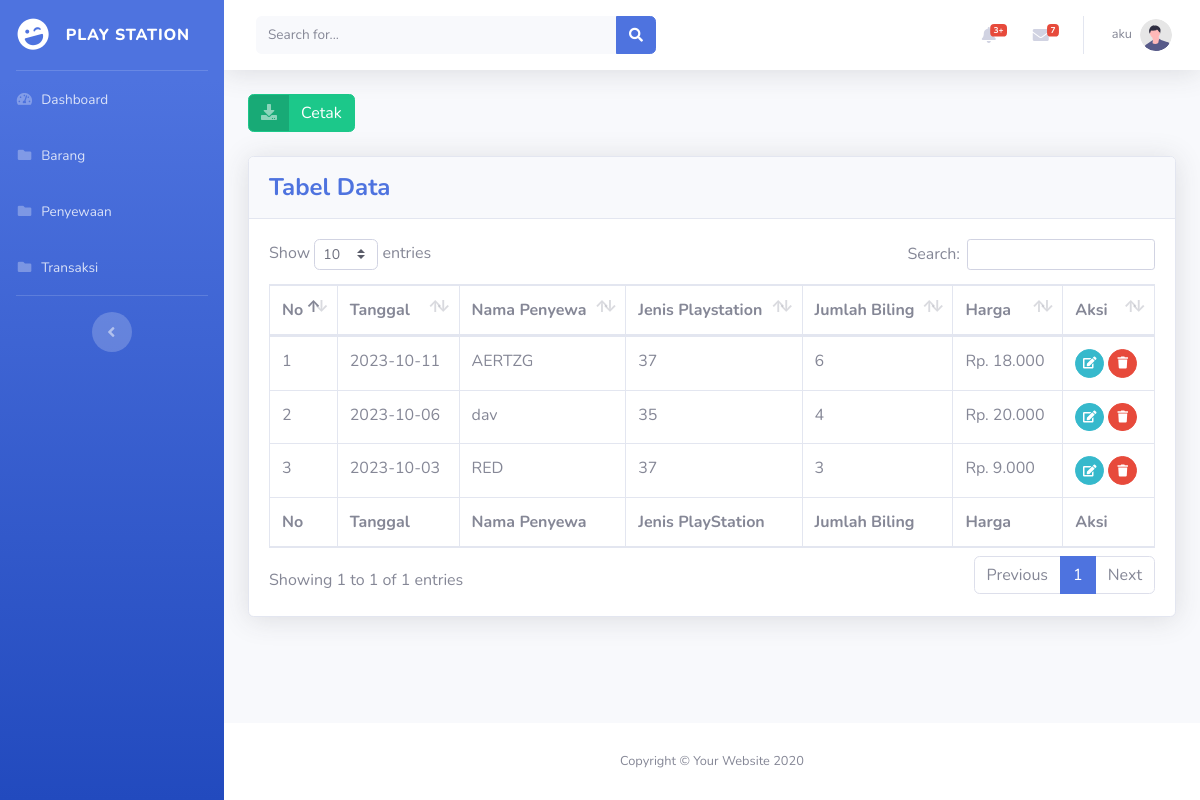
/views/Transaksi.php (signed in), run on the app's committed database.
### tables this page shows
CREATE TABLE `transaksi` (
  `id` int(11) NOT NULL,
  `tanggal` date NOT NULL,
  `nama_penyewa` varchar(150) NOT NULL,
  `jenis_playstation` varchar(150) NOT NULL,
  `jumlah_biling` int(11) NOT NULL,
  `harga` int(100) NOT NULL
);

### controllers/c_koneksi.php (called while the page is built)
<?php
    class c_koneksi{
        public function conn(){
             $conn = mysqli_connect('localhost', 'root','','playstation');
             if (!$conn){
                die("koneksi gagal:" . mysqli_connect_error());
             }else{
                return $conn;
             }
        }
    }
?>

### controllers/c_transaksi.php (called while the page is built, shortened)
<?php
include_once "c_koneksi.php";
class c_transaksi
{
    public function read()
    {
        $conn = new c_koneksi();
        $query = "SELECT * FROM transaksi ORDER BY id DESC";
        $data = mysqli_query($conn->conn(), $query);
        while ($row = mysqli_fetch_object($data)) {
            $rows[] = $row;
        }
        if (!empty($rows)) {
            return $rows;
        }
    }
}

### views/transaksi.php (the view, shortened to what this page needs)
<?php
include "../controllers/c_transaksi.php";
$data = $_SESSION['data'];
$nama = $_SESSION['nama'] = $data['nama'];
$role = $_SESSION['role'] = $data['role'];
include_once "template/header.php";
include_once "template/sidebar.php";
$baru = new c_transaksi();
?>
<div id="content-wrapper" class="d-flex flex-column">
    <div id="content">
        <nav class="navbar navbar-expand navbar-light bg-white topbar mb-4 static-top shadow">
            <form class="d-none d-sm-inline-block form-inline mr-auto ml-md-3 my-2 my-md-0 mw-100 navbar-search">
                <div class="input-group">
                    <input type="text" class="form-control bg-light border-0 small" placeholder="Search for..." aria-label="Search" aria-describedby="basic-addon2">
                    <div class="input-group-append">
                        <button class="btn btn-primary" type="button">
                            <i class="fas fa-search fa-sm"></i>
                        </button>
                    </div>
                </div>
            </form>
            <ul class="navbar-nav ml-auto">
                <li class="nav-item dropdown no-arrow mx-1">
                    <a class="nav-link dropdown-toggle" href="#" id="alertsDropdown" role="button" data-toggle="dropdown" aria-haspopup="true" aria-expanded="false">
                        <i class="fas fa-bell fa-fw"></i>
                        <span class="badge badge-danger badge-counter">3+</span>
                    </a>
                </li>
                <li class="nav-item dropdown no-arrow mx-1">
                    <a class="nav-link dropdown-toggle" href="#" id="messagesDropdown" role="button" data-toggle="dropdown" aria-haspopup="true" aria-expanded="false">
                        <i class="fas fa-envelope fa-fw"></i>
                        <span class="badge badge-danger badge-counter">7</span>
                    </a>
                </li>
                <li class="nav-item dropdown no-arrow">
                            <a class="nav-link dropdown-toggle" href="#" id="userDropdown" role="button"
                                data-toggle="dropdown" aria-haspopup="true" aria-expanded="false">
                                <span class="mr-2 d-none d-lg-inline text-gray-600 small"><?= $nama; ?></span>
                                <img class="img-profile rounded-circle"
                                    src="../assets/img/undraw_profile.svg">
                            </a>
                </li>
            </ul>
        </nav>
        <div class="container-fluid">
            <div style="text-align: left;">
                <a href="laporan.php" target="_blank" class="btn btn-success btn-icon-split">
                    <span class="icon text-white-50">
                        <i class="fas fa-download"></i>
                    </span>
                    <span class="text">Cetak</span>
                </a>
            </div>
            <br>
            <div class="card shadow mb-4">
                <div class="card-header py-3">
                    <h4 class="m-0 font-weight-bold text-primary">Tabel Data</h4>
                </div>
                <div class="card-body">
                    <div class="table-responsive">
                        <table class="table table-bordered" id="dataTable" width="100%" cellspacing="0">
                            <thead>
                                <tr>
                                    <th>No</th>
                                    <th>Tanggal</th>
                                    <th>Nama Penyewa</th>
                                    <th>Jenis Playstation</th>
                                    <th>Jumlah Biling</th>
                                    <th>Harga</th>
                                    <th>Aksi</th>
                                </tr>
                            </thead>
                            <tfoot>
                                <tr>
                                    <th>No</th>
                                    <th>Tanggal</th>
                                    <th>Nama Penyewa</th>
                                    <th>Jenis PlayStation</th>
                                    <th>Jumlah Biling</th>
                                    <th>Harga</th>
                                    <th>Aksi</th>
                                </tr>
                            </tfoot>
                            <?php $i = 1; ?>
                            <tbody>
                                <?php if (empty($baru->read())) { ?>
<tr>
    <td></td>
    <td></td>
    <td></td>
   <td>
        <h4>Data Kosong</h4 >
    </td>
    <td></td>
    <td></td>
</tr>
                                  <?php }else{  ?>
                            <?php foreach ($baru->read() as $read) : ?>
                                <tr>
                                        <td><?= $i; ?></td>
                                        <td><?= $read->tanggal ?></td>
                                        <td><?= $read->nama_penyewa ?></td>
                                        <td><?= $read->jenis_playstation?></td>
                                        <td><?= $read->jumlah_biling?></td>
                                        <td><?= 'Rp. ' . number_format($read->harga, 0, '', '.'); ?></td>
                                        <td>
                                            <a href="edit_transaksi.php?id=<?= $read->id ?>" class="btn btn-info btn-circle btn-sm">
                                                <i class="fas fa-edit"></i>
                                            </a>
                                            <a href="../routers/r_transaksi.php?id=<?= $read->id ?>&aksi=delete" onclick="return confirm('Yakin ingin menghapus data ini?')" class="btn btn-danger btn-circle btn-sm">
                                                <i class="fas fa-trash"></i>
                                            </a>
                                        </td>
                                    </tr>
                                    <?php $i++; ?>
                                </tbody>
                            <?php endforeach; ?>
                            <?php } ?>
                        </table>
                    </div>
                </div>
            </div>
        </div>
    </div>
    <footer class="sticky-footer bg-white">
        <div class="container my-auto">
            <div class="copyright text-center my-auto">
                <span>Copyright &copy; Your Website 2020</span>
            </div>
        </div>
    </footer>
</div>
</div>
<?php include_once "template/footer.php" ?>

### views/template/header.php (shortened to what this page needs)
<!DOCTYPE html>
<html lang="en">
<head>
    <link href="../assets/vendor/fontawesome-free/css/all.min.css" rel="stylesheet" type="text/css">
    <link href="../assets/css/sb-admin-2.min.css" rel="stylesheet">
    <link href="../assets/vendor/datatables/dataTables.bootstrap4.min.css" rel="stylesheet">
</head>

### views/template/sidebar.php (shortened to what this page needs)
<body id="page-top">
<div id="wrapper">
    <ul class="navbar-nav bg-gradient-primary sidebar sidebar-dark accordion" id="accordionSidebar">
        <a class="sidebar-brand d-flex align-items-center justify-content-center" href="index.html">
            <div class="sidebar-brand-icon rotate-n-15">
                <i class="fas fa-laugh-wink"></i>
            </div>
            <div class="sidebar-brand-text mx-3">PLAY STATION</div>
        </a>
        <hr class="sidebar-divider my-0">
        <li class="nav-item">
            <a class="nav-link" href="home.php">
                <i class="fas fa-fw fa-tachometer-alt"></i>
                <span>Dashboard</span></a>
        </li>
                <?php if ($role == "admin" ) : ?>
                    <li class="nav-item">
                        <a class="nav-link" href="barang.php">
                            <i class="fas fa-fw fa-folder"></i>
                            <span>Barang</span>
                        </a>
                        <li class="nav-item">
                        <a class="nav-link" href="penyewaan.php">
                            <i class="fas fa-fw fa-folder"></i>
                            <span>Penyewaan</span>
                        </a>
                        <li class="nav-item">
                        <a class="nav-link" href="Transaksi.php">
                            <i class="fas fa-fw fa-folder"></i>
                            <span>Transaksi</span>
                        </a>
                    </li>
                    <?php endif; ?>
        <hr class="sidebar-divider d-none d-md-block">
        <div class="text-center d-none d-md-inline">
            <button class="rounded-circle border-0" id="sidebarToggle"></button>
        </div>
    </ul>

### views/template/footer.php (shortened to what this page needs)
</body>
</html>

### data on the page
transaksi: tanggal "2023-10-11", nama_penyewa "AERTZG", jenis_playstation "37", jumlah_biling "6", harga "18.000"
transaksi: tanggal "2023-10-06", nama_penyewa "dav", jenis_playstation "35", jumlah_biling "4", harga "20.000"
transaksi: tanggal "2023-10-03", nama_penyewa "RED", jenis_playstation "37", jumlah_biling "3", harga "9.000"

### other printed values
$nama "aku"
